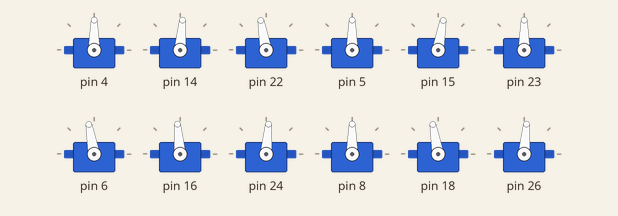
Bench run of a sketch on a simulated Arduino Uno, built with avr-gcc and run on an emulated ATmega328P. Parts: 12 × servo.

Above: at 0.1 s.
At 0.66 s:
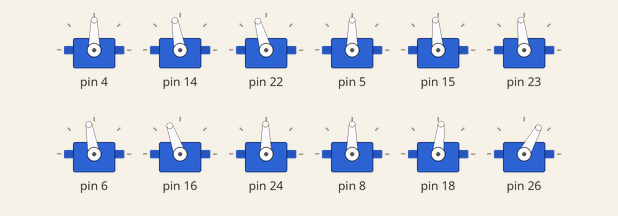
At 1.3 s:
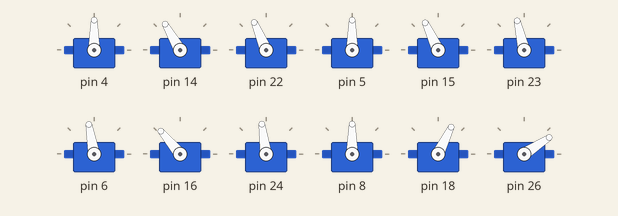
Timing chart, 0 to 2.8 s (numbered marks = the images above):
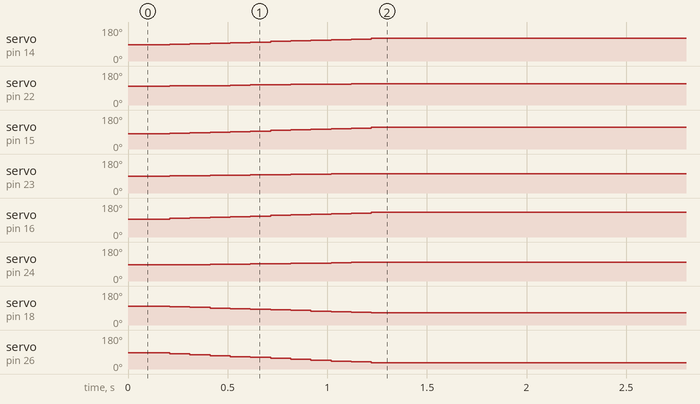

Measured:
- by itself, servo on pin 14: moves from 85° to 120° over 1.0 s
- by itself, servo on pin 22: moves from 100° to 113° over 0.91 s
- by itself, servo on pin 15: moves from 80° to 115° over 1.0 s
- by itself, servo on pin 23: moves from 90° to 103° over 0.91 s
- by itself, servo on pin 16: moves from 95° to 130° over 1.0 s
- by itself, servo on pin 24: moves from 85° to 98° over 0.91 s
- by itself, servo on pin 18: moves from 100° to 64° over 1.0 s
- by itself, servo on pin 26: moves from 85° to 33° over 1.0 s

The sketch:

HEXAPOD.ino
```cpp
#include "Paw.h"
#include "InverseKinematic.h"

#define FEMUR_LEN 55
#define TIBIA_LEN 89

Paw paws[6] {
  Paw(4, 14, 22, 0, -5, 10, true),//left1
  Paw(5, 15, 23, 0, -10, 0, true),//left2
  Paw(6, 16, 24, 10, 5, -5, true),//left3

  Paw(8, 18, 26, 0, 10, -5, false),//right1
  Paw(9, 19, 27, -5, 0, -15, false),//right2
  Paw(10, 20, 28, -5, 0, -10, false)//right3
};

int64_t prev_step_time;
void setup()
{
  Serial.begin(9600);
  for (int i = 0; i < 6; i++) {
    paws[i].begin();
  }

  prev_step_time = millis();

}

// state dim - 32(two (x and y) for each paw)
void calcNset_targets4paws(int16_t *state)
{
  int n = 32;
  double x, y;
  int femur, tibia;
  for (int i = 0; i < 6; i++) {
    if (circle_circle_intersection(0, 0, 55,
                                   state[(i * 3 + 0)], state[(i * 3 + 1)], 89,
                                   &x, &y) &&
        find_angles(0, 0, 55,
                    x, y, 89,
                    state[(i * 3 + 0)], state[(i * 3 + 1)],
                    &femur,
                    &tibia)) {
      //      Serial.println(x);
      //      Serial.println(y);
      //      Serial.println(femur);
      //      Serial.println(tibia);
      if (!paws[i].side) {
        paws[i].set_target_coxa(90);
        paws[i].set_target_femur(90 + 35 - femur);
        paws[i].set_target_tibia(tibia - 30);
      }
      else {
        paws[i].set_target_coxa(90);
        paws[i].set_target_femur(90 - 35 + femur);
        paws[i].set_target_tibia(tibia + 30);
      }

    }
  }
}

bool steps2target() {
  return (
           paws[0].step2target() &
           paws[1].step2target() &
           paws[2].step2target() &

           paws[3].step2target() &
           paws[4].step2target() &
           paws[5].step2target()
         );
}


int move_step = 0;
int16_t move_map[1][32] {
  {
    90, -5, 0,
    90, -5, 0,
    90, -5, 0,
    90, -5, 0,
    90, -5, 0,
    90, -5, 0,
  }
};

void loop()
{
  if (millis() - prev_step_time >= 100) {
    if (steps2target() && move_step<1) {
      calcNset_targets4paws(move_map[move_step++]);
    }
    prev_step_time = millis();
  }

}
```

InverseKinematic.cpp
```cpp
#include "InverseKinematic.h"


// From: http://paulbourke.net/geometry/circlesphere/tvoght.c
bool circle_circle_intersection(double x0, double y0, double r0,
                                double x1, double y1, double r1,
                                double *xi, double *yi)
{
  double a, dx, dy, d, h, rx, ry;
  double x2, y2;

  /* dx and dy are the vertical and horizontal distances between
     the circle centers.
  */
  dx = x1 - x0;
  dy = y1 - y0;

  /* Determine the straight-line distance between the centers. */
  d = sqrt((dy * dy) + (dx * dx));

  /* Check for solvability. */
  if (d > (r0 + r1))
  {
    /* no solution. circles do not intersect. */
    return 0;
  }
  if (d < fabs(r0 - r1))
  {
    /* no solution. one circle is contained in the other */
    return false;
  }

  /* 'point 2' is the point where the line through the circle
     intersection points crosses the line between the circle
     centers.
  */

  /* Determine the distance from point 0 to point 2. */
  a = ((r0 * r0) - (r1 * r1) + (d * d)) / (2.0 * d) ;

  /* Determine the coordinates of point 2. */
  x2 = x0 + (dx * a / d);
  y2 = y0 + (dy * a / d);

  /* Determine the distance from point 2 to either of the
     intersection points.
  */
  h = sqrt((r0 * r0) - (a * a));

  /* Now determine the offsets of the intersection points from
     point 2.
  */
  rx = -dy * (h / d);
  ry = dx * (h / d);

  /* Determine the absolute intersection points. */
  *xi = x2 + rx;
  *yi = y2 + ry;

  return true;
}

bool find_angles(double Ax, double Ay, double a,
                 double Bx, double By, double b,
                 double Cx, double Cy,
                 int *femur_angle,
                 int *tibia_angle) {
  double cos_femur = (Bx*1)/a;
  double cos_tibia = ((Ax-Bx)*(Cx-Bx)+(Ay-By)*(Cy-By))/(a*b);

  // 180/3.14 = 57.3
  *femur_angle = acos(cos_femur)*57.3;
  *tibia_angle = acos(cos_tibia)*57.3;
  return true;
}
```

InverseKinematic.h
```cpp
#include <Arduino.h>
#include <math.h>

bool circle_circle_intersection(double x0, double y0, double r0,
                                double x1, double y1, double r1,
                                double *xi, double *yi);

bool find_angles(double Ax, double Ay, double a,
                 double Bx, double By, double b,
                 double Cx, double Cy,
                 int *femur_angle,
                 int *tibia_angle);
```

Paw.cpp
```cpp
#include "Paw.h"

Paw::Paw(uint8_t p_coxa, uint8_t p_femur, uint8_t p_tibia, int16_t s_coxa, int16_t s_femur, int16_t s_tibia, bool side):
  pin_coxa(p_coxa), pin_femur(p_femur), pin_tibia(p_tibia), shift_coxa(s_coxa), shift_femur(s_femur), shift_tibia(s_tibia), side(side) {}

void Paw::begin() {
  scoxa.attach(pin_coxa);
  sfemur.attach(pin_femur);
  stibia.attach(pin_tibia);
  scoxa.write(init_angle + shift_coxa);
  sfemur.write(init_angle + shift_femur);
  stibia.write(init_angle + shift_tibia);

  curr_coxa = target_coxa = init_angle + shift_coxa;
  curr_femur = target_femur = init_angle + shift_femur;
  curr_tibia = target_tibia = init_angle + shift_tibia;
}

void Paw::dirset_coxa(int angle) {
  scoxa.write(border_angle(angle, min_coxa, max_coxa));

}
void Paw::dirset_femur(int angle) {
  sfemur.write(border_angle(angle, min_femur, max_femur));
}
void Paw::dirset_tibia(int angle) {
  stibia.write(border_angle(angle, min_tibia, max_tibia));
}

int Paw::dirread_coxa() {
  return scoxa.read();
}
int Paw::dirread_femur() {
  return sfemur.read();
}
int Paw::dirread_tibia() {
  return stibia.read();
}

void Paw::set_target_coxa(int angle) {
  target_coxa = angle + shift_coxa;
  coxa_move_k = (target_coxa - curr_coxa) / steps;
}
void Paw::set_target_femur(int angle) {
  target_femur = angle + shift_femur;
  femur_move_k = (target_femur - curr_femur) / steps;
}
void Paw::set_target_tibia(int angle) {
  target_tibia = angle + shift_tibia;
  tibia_move_k = (target_tibia - curr_tibia) / steps;
}

bool Paw::step2target() {
  bool res = true;
  if ((coxa_move_k > 0 && curr_coxa < target_coxa) || (coxa_move_k < 0 && curr_coxa > target_coxa)) {
    curr_coxa = curr_coxa + coxa_move_k;
    scoxa.write(curr_coxa);
    res = res&&false;
  }
  if ((femur_move_k > 0 && curr_femur < target_femur) || (femur_move_k < 0 && curr_femur > target_femur)) {
    curr_femur = curr_femur + femur_move_k;
    sfemur.write(curr_femur);
    res = res&&false;
  }
  if ((tibia_move_k > 0 && curr_tibia < target_tibia) || (tibia_move_k < 0 && curr_tibia > target_tibia)) {
    curr_tibia = curr_tibia + tibia_move_k;
    stibia.write(curr_tibia);
    res = res&&false;
  }
  return res;
}

int Paw::border_angle(int angle, int min_angle, int max_angle) {
  if (angle < min_angle) {
    return min_angle;
  }
  else if (angle > max_angle) {
    return max_angle;
  }
  return angle;
}
```

Paw.h
```cpp
#include <Arduino.h>
#include <Servo.h>
#include "InverseKinematic.h"

class Paw {
  public:
    double steps = 10;
    uint8_t init_angle = 90;
    uint16_t delay_time = 100;
    uint16_t last_time;
    bool side;


    Paw(uint8_t p_coxa, uint8_t p_femur, uint8_t p_tibia, int16_t s_coxa, int16_t s_femur, int16_t s_tibia, bool side);

    void begin();
    void dirset_coxa(int angle);
    void dirset_femur(int angle);
    void dirset_tibia(int angle);

    int dirread_coxa();
    int dirread_femur();
    int dirread_tibia();

    void set_target_coxa(int angle);
    void set_target_femur(int angle);
    void set_target_tibia(int angle);

    bool step2target();

  private:
    uint8_t pin_coxa; //таз
    uint8_t pin_femur; //бедро
    uint8_t pin_tibia; //голень-лапа

    int8_t shift_coxa;
    int8_t shift_femur;
    int8_t shift_tibia;

    Servo scoxa;
    Servo sfemur;
    Servo stibia;

    // target angles for segments
    int16_t target_coxa;
    int16_t target_femur;
    int16_t target_tibia;

    // current angles of segments
    double curr_coxa;
    double curr_femur;
    double curr_tibia;

    // angle steps for segments
    double coxa_move_k=0;
    double femur_move_k=0;
    double tibia_move_k=0;

    // min angles
    int16_t min_coxa = 35;
    int16_t min_femur = 35;
    int16_t min_tibia = 35;

    // max angles
    int16_t max_coxa = 145;
    int16_t max_femur = 145;
    int16_t max_tibia = 145;


    int border_angle(int angle, int min_angle, int max_angle);
};
```
